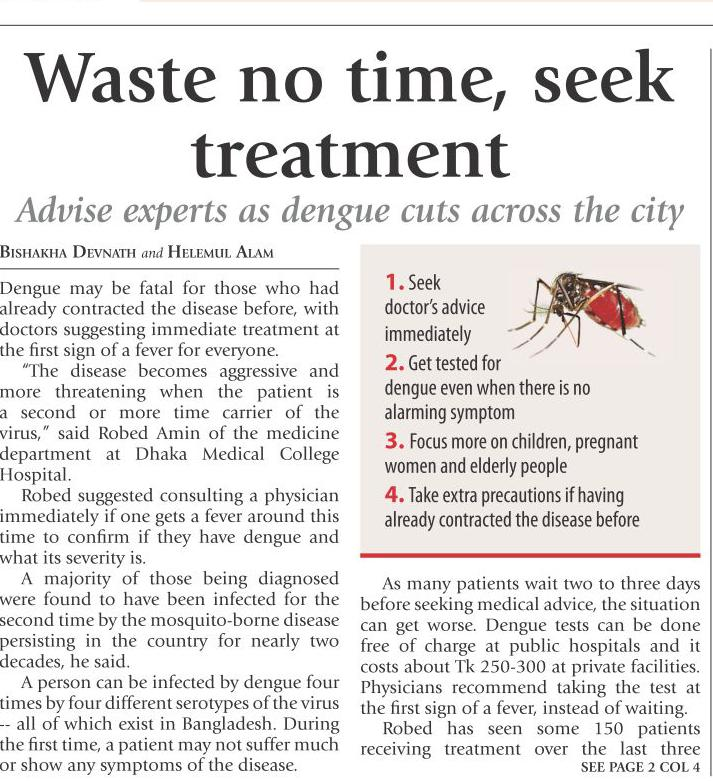
#> input picture pic.jpg, 713 x 781 px; its folder holds only this picture in this run
$ python -i canny.py   (imports and definitions only)   (older library calls are emulated)
#> lines starting #> are read from the running program, lines starting #| are printed output that depends on the picture; after the words box and inside, x2 and y2 are one past the last pixel; in counts of white or black regions, pixels touching at a corner belong together
import cv2
import numpy as np
import os
import glob

def ColumnExtract():
    files=glob.glob('columns/*.jpg')
    for f in files:
        os.remove(f)
    listt=[]
    font = cv2.FONT_HERSHEY_SIMPLEX
    img = cv2.imread('pic.jpg',0)
#> img: shape (781, 713); min 7, max 255, mean 228.3
    ret,thresh_img = cv2.threshold(img, 0, 255, cv2.THRESH_BINARY_INV|cv2.THRESH_OTSU)
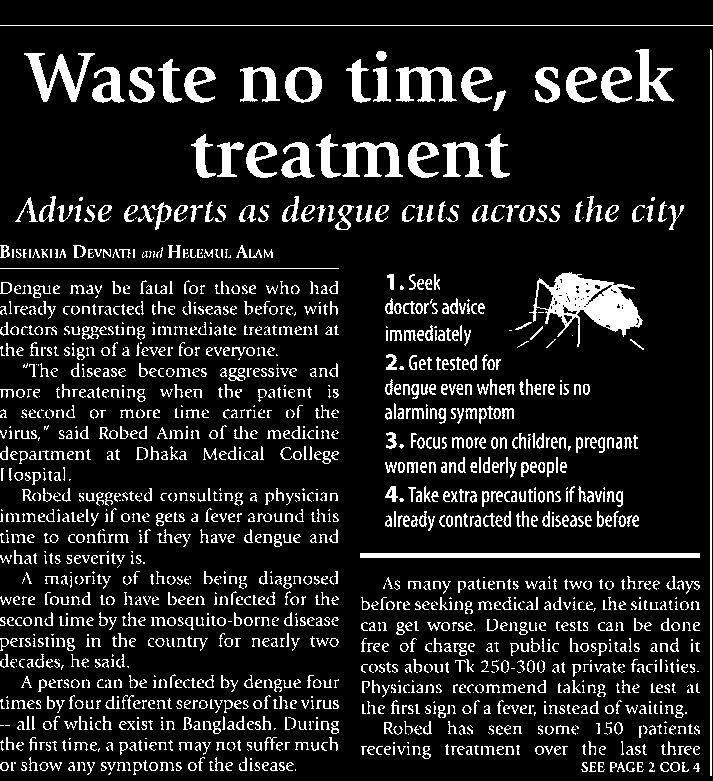
#> thresh_img: shape (781, 713); 12.6% white; 1651 white regions (461 under 20 px), largest, box (x1, y1, x2, y2) and area: (529, 272, 643, 347) 3553, (360, 553, 700, 558) 1700, (710, 49, 712, 776) 1453
#> ret = 172
    edges = cv2.Canny(img,100,250)
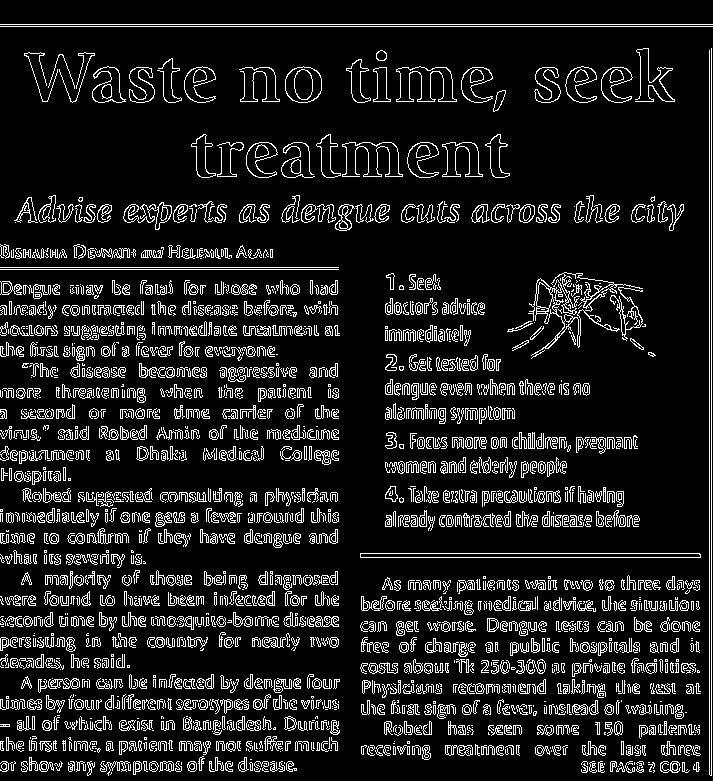
#> edges: shape (781, 713); 11.8% white in thin lines or dots
    kernel = np.ones((9,9),np.uint8)
    dilation = cv2.dilate(edges,kernel,iterations = 1)
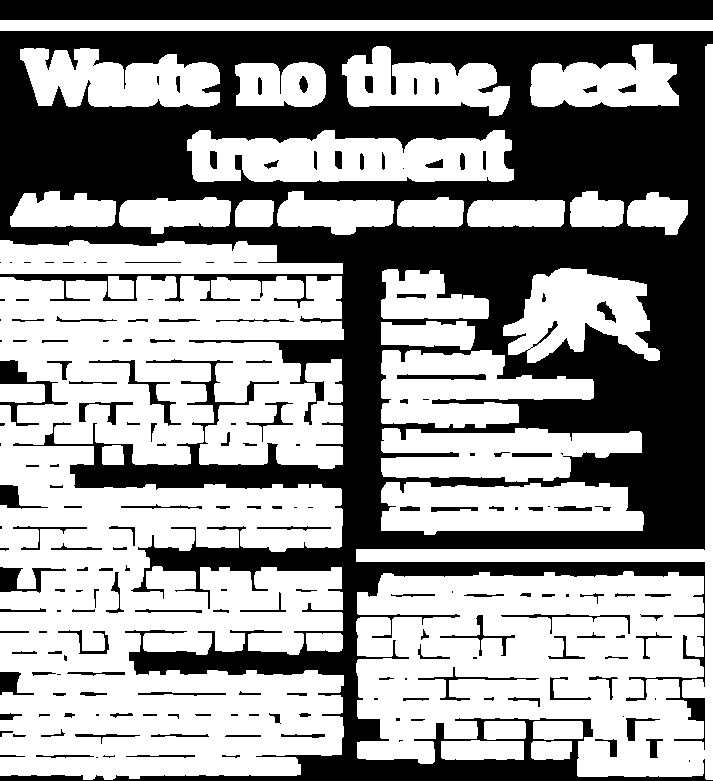
#> dilation: shape (781, 713); 58.8% white; 193 black regions (52 under 20 px), largest, box (x1, y1, x2, y2) and area: (0, 31, 713, 781) 199667, (0, 0, 713, 20) 14260, (0, 360, 68, 426) 1060
    erosion = cv2.erode(dilation,np.ones((5,5),np.uint8),iterations = 3)
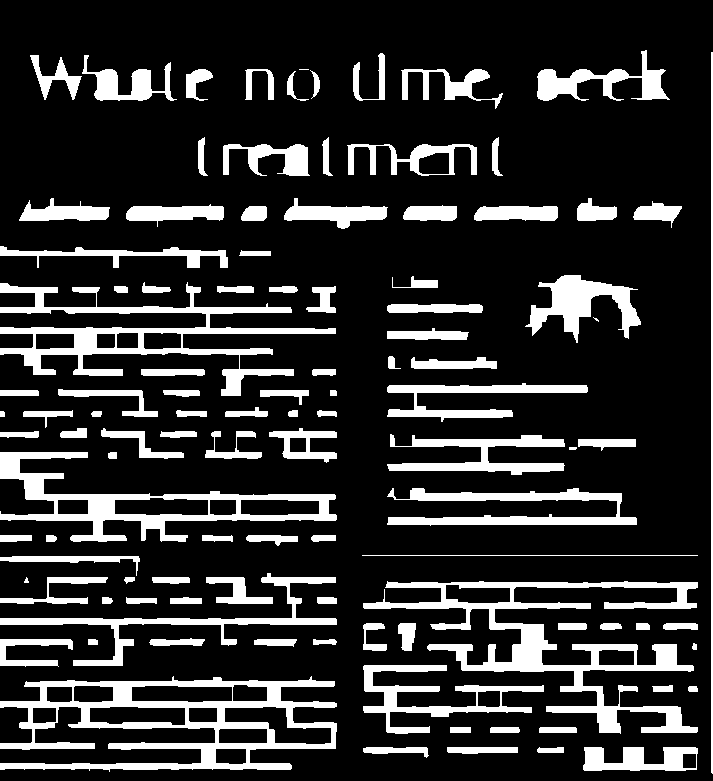
#> erosion: shape (781, 713); 18.2% white; 107 white regions (3 under 20 px), largest, box (x1, y1, x2, y2) and area: (363, 581, 698, 734) 11364, (0, 676, 337, 772) 11137, (0, 282, 336, 396) 8449

    kernel1 = cv2.getStructuringElement(cv2.MORPH_RECT, (7,8))
    morph_img = cv2.morphologyEx(erosion, cv2.MORPH_CLOSE, kernel1)
#> morph_img: shape (781, 713); 18.2% white; 107 white regions (3 under 20 px), largest, box (x1, y1, x2, y2) and area: (363, 582, 698, 735) 11364, (0, 677, 337, 773) 11137, (0, 283, 336, 397) 8449
    morph_img = cv2.dilate(morph_img,kernel,iterations = 2)
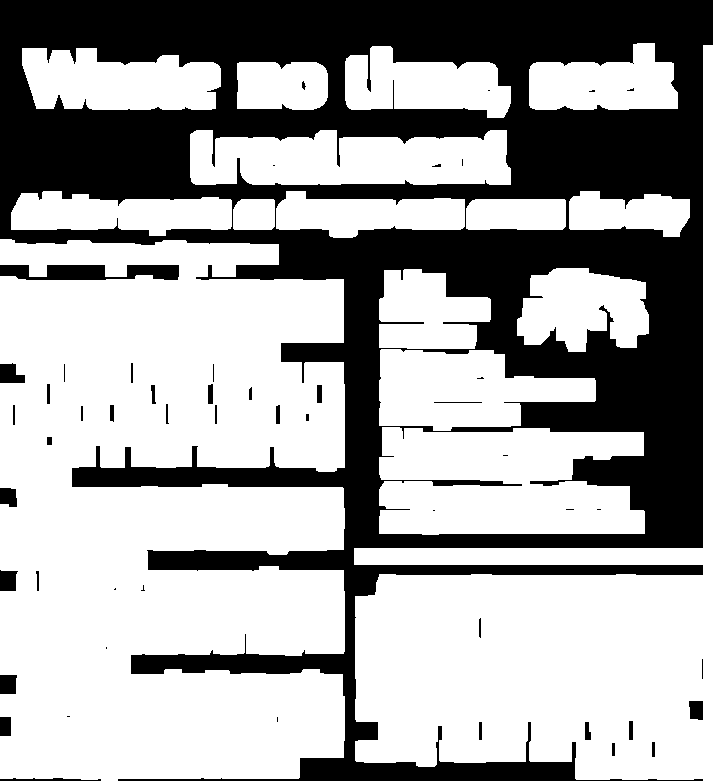
#> morph_img: shape (781, 713); 64.4% white; 51 black regions (18 under 20 px)

    im2, contours, hierarchy = cv2.findContours(morph_img,cv2.RETR_TREE,cv2.CHAIN_APPROX_SIMPLE)
#> contours = 60 contours, 15 with area under 20; largest, box (x1, y1, x2, y2) and area: (0, 239, 345, 781) 160910, (354, 45, 713, 781) 78121, (379, 427, 645, 535) 23648, (190, 130, 511, 185) 14678, (379, 349, 596, 431) 11798
    sorted_ctrs = sorted(contours, key=lambda ctr: cv2.boundingRect(ctr)[1] + cv2.boundingRect(ctr)[0] * img.shape[1] )
#> sorted_ctrs has the same summary as contours
    for i,cnt in enumerate(sorted_ctrs):
        if np.size(cnt)>300:
            listt.append(cnt.shape[0])
            print((listt))
            x,y,w,h = cv2.boundingRect(cnt)
            cv2.rectangle(img,(x,y),(x+w,y+h),(0,255,0),2)
            roi=img[y:y+h,x:x+w]

            cv2.putText(img,str((listt)),(x+50,y-3), font, .5,(0,0,0),1,cv2.LINE_AA)
            cv2.putText(img,str(len(listt)),(x+2,y-3), font, .5,(0,0,0),1,cv2.LINE_AA)
    ##        print((listt))
##            cv2.imshow('roi{}'.format(len(listt)),roi)
            cv2.imwrite(os.path.join('columns','roi{}.jpg'.format(len(listt)) ), roi)
#> this loop made 60 passes
#> (x, y, w, h) on passes 1, 4: (0, 239, 345, 542), (22, 48, 199, 62)
#> cnt on pass 57: [[632, 63], [633, 62], [634, 63], [633, 64]]
#| [387]
#| [387, 172]
#> pass 1, in ColumnExtract, `roi=img[y:y+h,x:x+w]`:
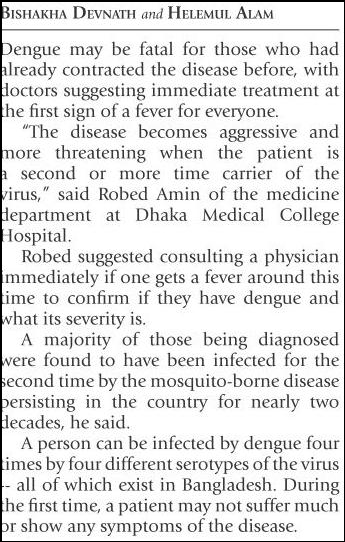
#> roi: shape (542, 345); min 0, max 255, mean 225.3
#> after the loop:
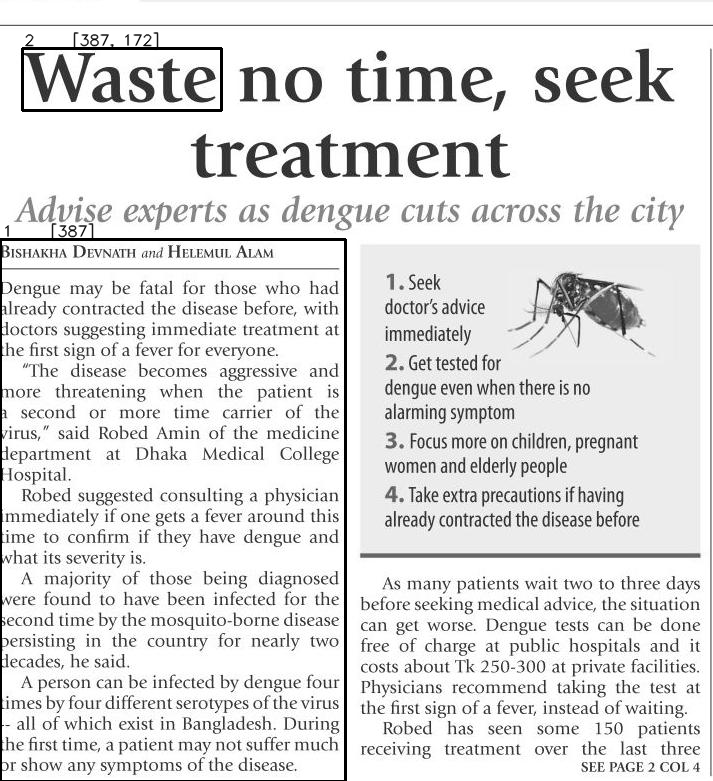
#> img: shape (781, 713); min 0, max 255, mean 225.6
#> after the loop, listt = [387, 172]
    ##        print(x+w,x,y+h,y)
    cv2.imshow('img',img)
# [7 lines of commented-out code are left out]

>>> result = ColumnExtract()
